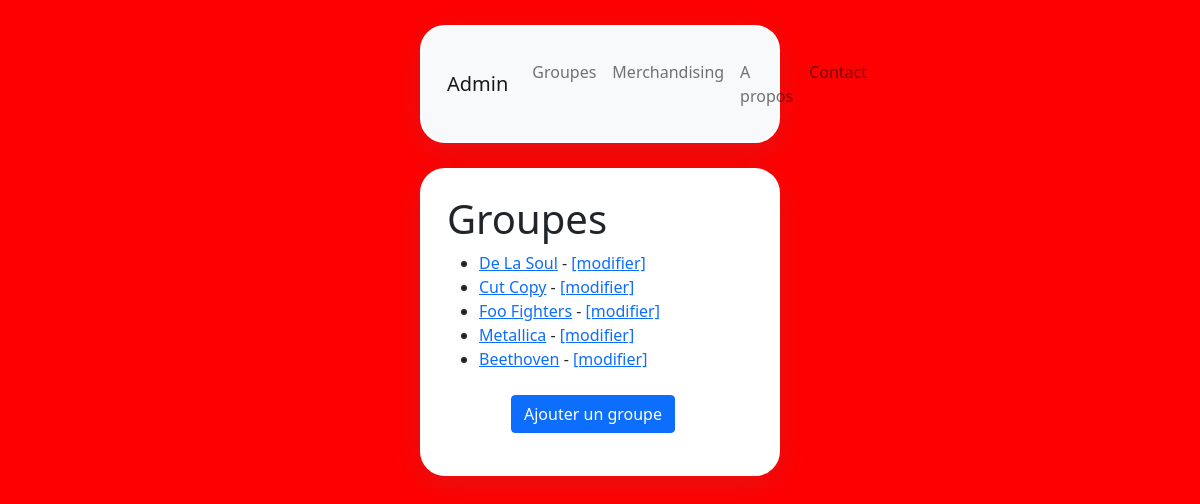
The app's page /, older data.
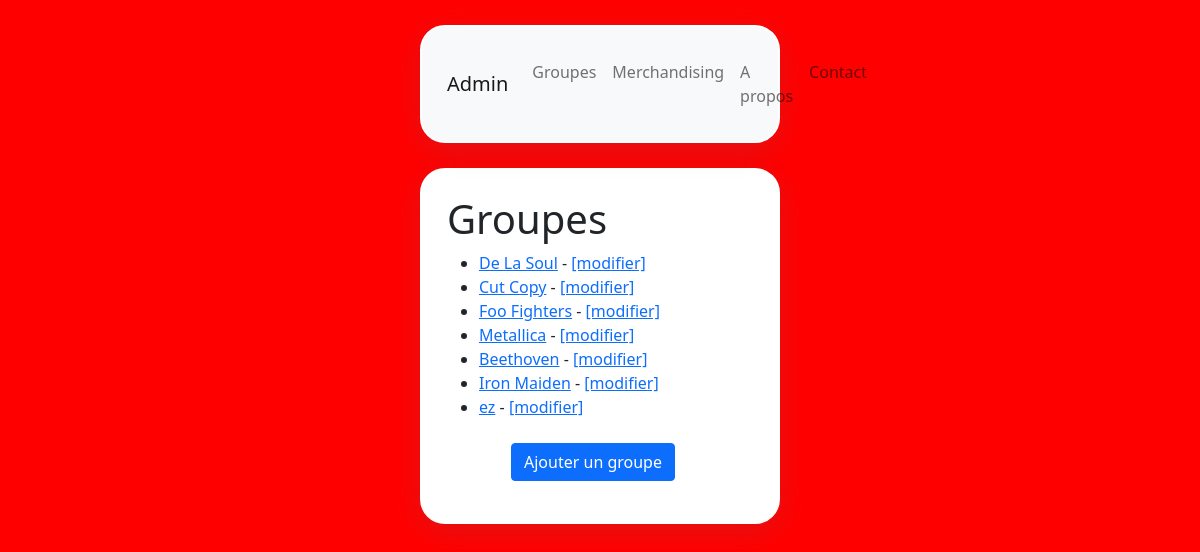
The same page, newer data.
### listings/models.py (models this page shows, shortened)
class Band(models.Model):
    name = models.fields.CharField(max_length=100)
    biography = models.fields.CharField(max_length=1000)
    year_formed = models.fields.IntegerField(
    validators=[MinValueValidator(1900), MaxValueValidator(2021)]
    )
    class Genre(models.TextChoices):
        HIP_HOP = 'HH'
        SYNTH_POP = 'SP'
        ALTERNATIVE_ROCK = 'AR'
        HARD_ROCK = 'HR',
        CLASSIC = 'CL'
    genre = models.fields.CharField(choices=Genre.choices, max_length=5)
    active = models.fields.BooleanField(default=True)
    official_homepage = models.fields.URLField(null=True, blank=True)

### listings/views.py (the view)
# urls.py: path('', views.band_list),
def band_list(request):
    bands = Band.objects.all()
    return render(request,
            'listings/band_list.html',
            {'bands': bands})

### listings/templates/listings/band_list.html (shortened to what this page needs)
{% extends 'listings/base.html' %}
{% block content %}
<div class="box">
    <h1>Groupes</h1>
    <ul>
        {% for band in bands %}
        <li><a href="{% url 'band-detail' band.id %}">{{ band.name }}</a>
            - <a href="{% url 'band-update' band.id %}">[modifier]</a>
        </li>
        {% endfor %}
    <ul>
    <br>
    <a href="{% url 'band-create' %}"><button type="button" class="btn btn-primary">Ajouter un groupe</button></a>
{% endblock %}

### listings/templates/listings/base.html (shortened to what this page needs)
{% load static %}
<!DOCTYPE html>
<html lang="fr">
<head>
    <link href="https://cdn.jsdelivr.net/npm/bootstrap@5.0.2/dist/css/bootstrap.min.css" rel="stylesheet">
    <link rel="stylesheet" href="{% static 'listings/styles.css' %}" />
</head>
<body>
    <nav class="box navbar navbar-expand-lg navbar-light bg-light">
        <a class="navbar-brand" href="http://127.0.0.1:8000/admin">Admin</a>
        <div class="collapse navbar-collapse" id="navbarSupportedContent">
          <ul class="navbar-nav mr-auto">
            <li class="nav-item">
              <a class="nav-link" href="{% url 'band-list' %}">Groupes</a>
            </li>
            <li class="nav-item">
              <a class="nav-link" href="{% url 'listing-list' %}">Merchandising</a>
            </li>
            <li class="nav-item">
              <a class="nav-link" href="{% url 'about' %}">A propos</a>
            </li>
            <li class="nav-item">
              <a class="nav-link" href="{% url 'contact' %}">Contact</a>
            </li>
          </ul>
        </div>
      </nav>
    {% block content %}{% endblock %}
</body>
</html>

### listings/static/listings/styles.css (style rules this page uses)
body { background-color: red }
.box { border: 2px solid white; border-radius: 25px; background-color: white; box-shadow: rgba(100, 100, 111, 0.2) 0px 7px 29px 0px; width: 30%; margin: 0 auto; padding: 25px; margin-top: 25px; }

Row changes from the older to the newer data that the page shows:
added Band: name "Iron Maiden"
added Band: name "ez"
